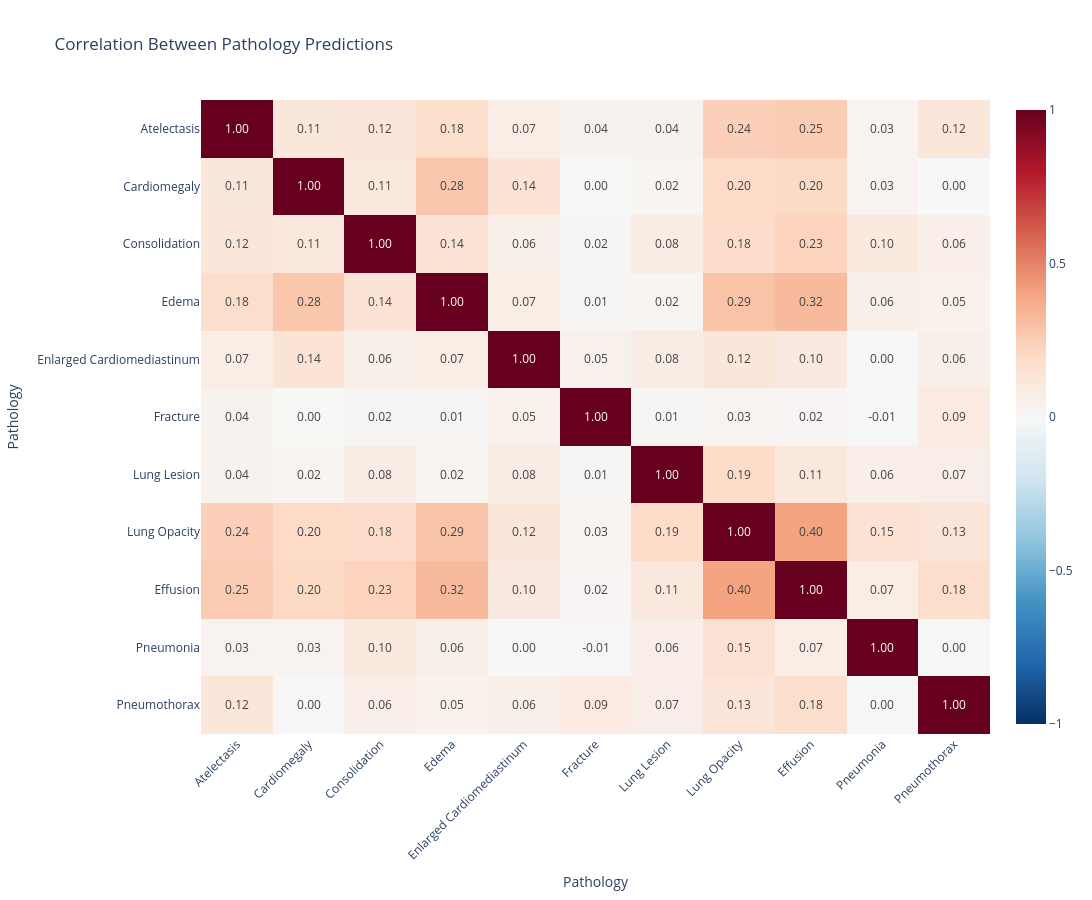

The cell this chart's notebook holds for it:
### Code cell
plot_similarity_as_heatmap(correlation_matrix_ground_truth)

### Figure 1 — Plotly figure (JSON) as saved in the notebook; plotly's stock layout.template omitted (floating-point values rounded to 4 significant figures)
{"data": [{"coloraxis": "coloraxis", "hovertemplate": "x: %{x}<br>y: %{y}<br>color: %{z}<extra></extra>", "name": "0", "texttemplate": "%{z:.2f}", "type": "heatmap", "x": ["Atelectasis", "Cardiomegaly", "Consolidation", "Edema", "Enlarged Cardiomediastinum", "Fracture", "Lung Lesion", "Lung Opacity", "Effusion", "Pneumonia", "Pneumothorax"], "xaxis": "x", "y": ["Atelectasis", "Cardiomegaly", "Consolidation", "Edema", "Enlarged Cardiomediastinum", "Fracture", "Lung Lesion", "Lung Opacity", "Effusion", "Pneumonia", "Pneumothorax"], "yaxis": "y", "z": [[1.0, 0.1144, 0.1216, 0.1771, 0.07236, 0.03704, 0.0377, 0.2438, 0.2548, 0.0308, 0.1228], [0.1144, 1.0, 0.1094, 0.2754, 0.1425, 0.002992, 0.01895, 0.2, 0.2041, 0.02994, 0.001718], [0.1216, 0.1094, 1.0, 0.1366, 0.05807, 0.01514, 0.07966, 0.1822, 0.2305, 0.1028, 0.06278], [0.1771, 0.2754, 0.1366, 1.0, 0.07475, 0.01081, 0.01925, 0.2891, 0.3217, 0.05978, 0.04622], [0.07236, 0.1425, 0.05807, 0.07475, 1.0, 0.04836, 0.07981, 0.1212, 0.09671, 0.001269, 0.05983], [0.03704, 0.002992, 0.01514, 0.01081, 0.04836, 1.0, 0.0131, 0.02884, 0.0182, -0.009394, 0.09241], [0.0377, 0.01895, 0.07966, 0.01925, 0.07981, 0.0131, 1.0, 0.1915, 0.1051, 0.06073, 0.06713], [0.2438, 0.2, 0.1822, 0.2891, 0.1212, 0.02884, 0.1915, 1.0, 0.4026, 0.152, 0.1253], [0.2548, 0.2041, 0.2305, 0.3217, 0.09671, 0.0182, 0.1051, 0.4026, 1.0, 0.07305, 0.1752], [0.0308, 0.02994, 0.1028, 0.05978, 0.001269, -0.009394, 0.06073, 0.152, 0.07305, 1.0, 0.00487], [0.1228, 0.001718, 0.06278, 0.04622, 0.05983, 0.09241, 0.06713, 0.1253, 0.1752, 0.00487, 1.0]]}], "layout": {"coloraxis": {"cmax": 1, "cmin": -1, "colorscale": [[0, "rgb(5,48,97)"], [0.1, "rgb(33,102,172)"], [0.2, "rgb(67,147,195)"], [0.3, "rgb(146,197,222)"], [0.4, "rgb(209,229,240)"], [0.5, "rgb(247,247,247)"], [0.6, "rgb(253,219,199)"], [0.7, "rgb(244,165,130)"], [0.8, "rgb(214,96,77)"], [0.9, "rgb(178,24,43)"], [1, "rgb(103,0,31)"]]}, "height": 900, "title": {"text": "Correlation Between Pathology Predictions"}, "width": 1100, "xaxis": {"anchor": "y", "domain": [0, 1], "tickangle": -45, "title": {"text": "Pathology"}}, "yaxis": {"anchor": "x", "autorange": "reversed", "domain": [0, 1], "title": {"text": "Pathology"}}}}
